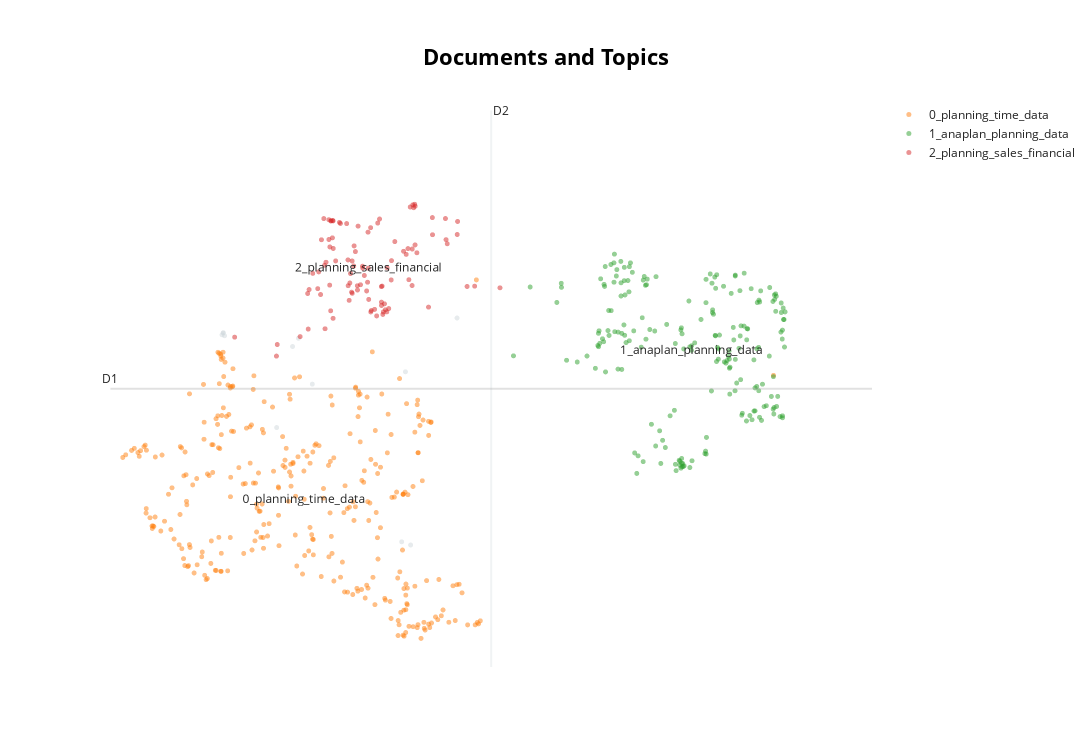

Here is the notebook cell this chart was saved with:
### Code cell
problem_solving_topic_model.visualize_documents(problems_solving_df['problems_solving'].astype(str))

### Figure 1 — Plotly figure (JSON) as saved in the notebook; plotly's stock layout.template omitted (floating-point values rounded to 4 significant figures; data arrays with more than 128 entries replaced by an {"elided": "..."} marker saying what was removed)
{"data": [{"hoverinfo": "text", "hovertext": ["Our use cases currently include aggregating a bottoms-up forecast for financial metrics, allocations of sales data for more granular visibility into performance, a bottoms-up calculation to determine COGM by product and region.", "Problems: siloed business processes, difficulties to consolidate the figures, multiple data sources, manual calculation/template errors, no audit trail, no data securityBenefits: time savings, live consolidated figures, single source of truth, accurate and correct calculations, advanced audit and security capabilities", "1.", "By anaplan the excel sheets used for planning have been eliminated, and has helped", "Standardization of modeling approach across different units.", "I'm helping clients by making internal business processes faster and more efficient.", "You name it.", "Efficiency and accuracy of detailed planning that had historically been done in Excel.", "The clients are small businesses and publically traded companies, which showcases the versatility of the product.", "nan", "A lot!", null], "marker": {"color": "#CFD8DC", "opacity": 0.5, "size": 5}, "mode": "markers+text", "name": "other", "showlegend": false, "type": "scattergl", "x": [2.186, 1.017, 0.1963, 2.242, 2.75, 0.7788, 0.2093, 2.145, 0.9526, 0.1825, 0.1944, 1.169], "y": [6.788, 7.284, 7.366, 4.217, 7.587, 5.96, 7.322, 4.264, 7.163, 7.337, 7.367, 6.605]}, {"hoverinfo": "text", "hovertext": {"elided": "314 str values"}, "marker": {"opacity": 0.5, "size": 5}, "mode": "markers+text", "name": "0_planning_time_data", "text": {"elided": "314 str values"}, "textfont": {"size": 12}, "type": "scattergl", "x": {"elided": "314 float values"}, "y": {"elided": "314 float values"}}, {"hoverinfo": "text", "hovertext": {"elided": "202 str values"}, "marker": {"opacity": 0.5, "size": 5}, "mode": "markers+text", "name": "1_anaplan_planning_data", "text": {"elided": "202 str values"}, "textfont": {"size": 12}, "type": "scattergl", "x": {"elided": "202 float values"}, "y": {"elided": "202 float values"}}, {"hoverinfo": "text", "hovertext": ["Supply Chain (S&OP, Demand Planning ..)", "FP&A, Sales planning, Sales compensation, and inventory planning.", "Metric tracking to keep my reps on track with their monthly and quarterly KPIs.", "Sales (Quota, Incentives, Territory planning ..)", "Forecasting using Statistical EnginesBudgeting & Planning for FinanceDemand & Supply Planning for Supply ChainOptimizing Inventory by Safety Stock Calculation", "Financial Planning and Consolidation is the use case we have implemented.", "There are multiple use cases: FP&A, Supply Chain, and Financial Consolidation.", "Also we assign reps to territories and give them different roles.", "(Including strategic compensation, revenue forecasting, cash forecasting, accounts receivables, business development pipeline).", "I am solving forecasted Waterfall Payment and Fund modeling for private equity firms.", "Model complex scenarios in investment funds, where the timings and amounts of investments and exits can quickly be flexed, showing the sensitivity of the fundControlling user inputs, so that once they are signed off by an approver, they cannot be changed, keeping the plan stable and under control during review and analysis", "reduced efforts spent planning FP&A, S&OP and SPM", "Demand and supply planning, forecasting, logistics and corporate/department finances", "Finance (FP&A, Cash flow, Capex/Opex planning, Payroll ..)", "Financial Planning and Analysis, Incentive Compensation, Territory and Quota Management, Demand and Supply Planning, Inventory Planning, Marketing Management and Planning, Trade Promotions are few problems that can be solved.", "Standard FP&A for fund management 2.", "Real estate modelling, Insurance P&L, Supply Chain planning; more integrated planning, reducing errors, more control over inputs and assumptions", "The principle is fairly similar for all of these industries, matching supply and demand, identifying variances.", "P&L forecast, budget and long-term planning, scenario reporting", "Especially working on a sales team like myself, knowing these compensation details is paramount.", "Creating and consolidating planning financial statements from Corporate to Business Unit and Department levels.", "From there, we were able to effectively and efficiently develop new business targets for our accounts, that are transparent with the sales reps compensation targets.", "I primarily focus on sales performance management (SPM), so I will comment from that perspective.", "Finance Planning for the entire company.", "Solving Sales Performance Management (SPM) use cases.", "Real time scenario modeling of highly complex financial situations.", "I have worked with property and construction, education, insurance, banking, and retail clients.", "This allows finance teams to build budgets collaboratively and in less time, with less headache / confusion.", "This helped prevent different finance teams from building their own methodologies for the budget and aligned all of finance.", "End-to-End Supply Chain Optimizations.", "Sales performance management - territory & quota planning.", "Territory and Account Planning, Quota Planning and Compensation Plan Design.", "We have metrics on on wich the sales rep derives the quota, so we track the entire sales cycle on Anaplan", "Solved problems with consistent people assignments", "Classical problems - FP&A, Cost analysis.", "Connected Planning across Demand, Supply, and FP&A functions.", "Supply Chain, Territory Quota, Finance planning uses cases.", "Quick diagnostic of both spend and revenue at scale.", "We do our annual budgeting and continuous (!!)", "Territory & Quota planning across all regions.", "We also calculate indexes on territory performance.", "Plan all Supply Chain from Demand Planning to Distribution, including procurement", "Financial planningInvest PlanningHR", "Sales forecasting, P&L forecasting, new item development, and marketing budget planning.", "Corporate finance issues.", "Although the primary purpose was for statutory reporting on the clients' contracts over the contract lifePrivate Equity Fund modelingLooking backward at investor level to calculate provisions, and looking forward for the rest of the fund's life at a deal level.", "Keeping every employee up to speed regarding their payment plans, where they are on that plan to date, payout information, etc.", "Annual budgeting and forecasting.", "problem area was related to direct cash flow.", "Using the tool for different Finance use cases, such as.", "End to end S&OP in an industry that doesn't fit into the classical S&OP mold.", "We are solving financial planning with Zero-based Budgeting, Inter-Company Reporting, KPI tracking for varius use cases.", "We were trying to resolve the disconnection between our budgeting/forecasting mechanisms and our sales opportunities from Salesforce.", "Integrated P&L > Balance Sheet >", "Financial Planning, Pipeline management, Resource Planning and Capabilities Management", "(including production plan, P&L, scenario analysis)Reporting tool for CashFlow, Green gases emission.", "We are solving all our Financial Analytics problems which include Business Planning, Quota Management, Territory Management, Account Planning, segment Planning, and Headcount PLanning", "Fleet management 3. ROI and Cost analysis", "Business problem that its solving- Visibility of Sales Performance in order to hit sales goals.", "Currently looking at real estate financial modelling using the tool to underwrite new deals and analyse different scenarios.", "I am currently working in Supply Chain Planning and using the power of this tool we have implemented the requirement quite significantly and it has helped the clients to save quite alot revenue", "Demand planning, IFRS cases like IFRS 16.", "Asset planning, Fund reporting, Engineering Project forecasting through to FP&A budget and forecasting models.", "The company has global visibility into quota attainment and sales performance on day one of the fiscal year.", "Workforce planningFinancial PlanningAsset ManagementFund Management", "The inputs being at a level high enough for fund managers to relate to, but the underlying logic is very detailed to the extent of making decisions on when to call from or distribute to investors in a more life like waySupply vs Demand modellingIn a range of industries, including energy, telecoms, and consumer goods.", "Reporting, Planning & budgeting", "FP&A planning, forecasting & budgeting (Contribution Margin, Opex, Capex, Headcount, Personnel spend, Department Spend, Program Spend etc)Connected planningTreasury planningCollections forecastingT&QSales", "Budgeting (in progress)", "I have worked on FP&A forecasting and budgeting solutions that have allowed for an entire enterprise to consolidate their planning process and significantly reduce the time to create an annual budget.", "To determine the expected returns on investment.", "FP&A Use cases, worforce planning, synergy tracking, Insurance and Banking planning models.", "We have implemented financial planning and budgeting.", "We have built solutions for Gross to Net, Financial Planning, Zero-based Budgeting, Price Modeling, etc.", "I had implemented it to various processes in Finance.", "Zero-based budgeting, Allocation model for business, FP&A", "Financial Planning", "1. Supply chain models with an end-to-end analytical framework.2.", "Providing better decision support to our clients for Finance related decisions.", "We want to also do some more long term cash projections, but this has been a work in progress due to large project size.", "supply Chain planning with data avaialble to other departments within the business via hubs and satalite models", "Cost allocations, subsidiary FP&A, workforce planning, KPI administration, Sales Planning.", "FP&A at the operating level, consolidating to the office of the CFO.Treasury and tax planning.", "We are solving for end to end sales operation planning.", "Planning and forecasting sales.", "We are solving complex issues in making quick decisions on key metrics across supply chain and Finance.", "Ability to connect multiple business units to the obtain financial statement modelling for the company as a whole", "Various problems.", "FP&A, Supply chain and Connected planning.", "We solved a bunch of problems that clients have.", "I am able to better forecast and track sales/compensation.", "I've solved a lot of finance processes involving product costing, transfer pricing and coming up with a rolling forecast.", "In my work, my clients have solved issues around workforce planning, financial analysis, executive reporting, Capex and depreciation, cost allocations, real estate investment and property management, data integrations, and model security management.", "Long-term (30+years) financial modellingBudgeting for next yearReporting", "Report and built financial use cases.", "So far we have achieved perfection in our sales compensation , inventory management, and listings modifications and sales planning.", "I have been involved in Financial Planning and Analysis for four years now.", "Monthly rolling forecast of Sales, OpEx, Capex and production of main financial statements, and performance reporting", "Most projects I service are FP&A planning projects.", null], "marker": {"opacity": 0.5, "size": 5}, "mode": "markers+text", "name": "2_planning_sales_financial", "text": ["", "", "", "", "", "", "", "", "", "", "", "", "", "", "", "", "", "", "", "", "", "", "", "", "", "", "", "", "", "", "", "", "", "", "", "", "", "", "", "", "", "", "", "", "", "", "", "", "", "", "", "", "", "", "", "", "", "", "", "", "", "", "", "", "", "", "", "", "", "", "", "", "", "", "", "", "", "", "", "", "", "", "", "", "", "", "", "", "", "", "", "", "", "", "", "", "", "", "", "2_planning_sales_financial"], "textfont": {"size": 12}, "type": "scattergl", "x": [1.476, 1.625, 2.751, 2.238, 1.543, 1.228, 1.303, 2.292, 1.986, 2.031, 1.586, 1.268, 1.669, 1.603, 1.806, 1.621, 1.423, 1.294, 2.259, 2.26, 1.662, 2.291, 2.643, 1.579, 2.63, 1.772, 1.369, 1.308, 1.395, 1.37, 2.48, 2.276, 2.756, 0.7764, 1.397, 1.36, 1.903, 1.956, 1.945, 2.267, 2.287, 1.395, 1.605, 2.033, 1.358, 1.173, 1.762, 2.004, 1.883, 1.117, 1.465, 1.785, 1.939, 2.859, 1.717, 2.942, 1.66, 1.777, 2.482, 1.737, 3.219, 1.388, 1.923, 2.623, 1.56, 1.238, 1.924, 1.719, 1.967, 1.871, 1.695, 1.318, 1.813, 1.807, 1.134, 1.924, 1.598, 1.349, 1.124, 1.982, 1.391, 1.639, 1.558, 2.07, 2.166, 1.374, 2.438, 0.3201, 1.35, 0.7854, 2.311, 2.223, 1.035, 1.931, 1.259, 2.214, 1.571, 2.194, 1.849, 1.78], "y": [8.989, 8.657, 8.826, 9.234, 8.988, 8.022, 8.369, 9.246, 8.331, 8.151, 8.246, 8.748, 8.95, 8.432, 8.927, 8.358, 8.434, 9.062, 8.068, 8.61, 8.002, 8.671, 8.688, 8.106, 8.749, 8.118, 7.693, 7.427, 7.581, 9.027, 9.077, 9.223, 9.019, 7.021, 8.618, 8.642, 9.056, 7.796, 7.677, 9.266, 9.275, 9.028, 7.953, 8.438, 8.074, 8.249, 7.988, 7.726, 8.995, 7.95, 9.005, 7.862, 7.64, 8.055, 8.355, 8.059, 8.065, 8.86, 8.822, 8.218, 8.034, 8.776, 8.053, 9.063, 8.066, 8.271, 7.772, 8.327, 7.708, 7.617, 8.08, 8.414, 7.697, 7.677, 8.008, 7.822, 7.97, 9.045, 7.422, 7.677, 9.033, 8.572, 8.449, 8.72, 8.577, 9.03, 7.748, 7.302, 8.752, 7.193, 8.554, 8.155, 7.31, 8.06, 7.935, 8.617, 7.848, 8.531, 7.714, 8.326]}], "layout": {"annotations": [{"showarrow": false, "text": "D1", "x": -1.038, "y": 6.536, "yshift": 10}, {"showarrow": false, "text": "D2", "x": 3.123, "xshift": 10, "y": 10.67}], "height": 750, "shapes": [{"line": {"color": "#CFD8DC", "width": 2}, "type": "line", "x0": 3.123, "x1": 3.123, "y0": 2.406, "y1": 10.67}, {"line": {"color": "#9E9E9E", "width": 2}, "type": "line", "x0": -1.038, "x1": 7.283, "y0": 6.536, "y1": 6.536}], "title": {"font": {"color": "Black", "size": 22}, "text": "<b>Documents and Topics</b>", "x": 0.5, "xanchor": "center", "yanchor": "top"}, "width": 1200, "xaxis": {"visible": false}, "yaxis": {"visible": false}}}
